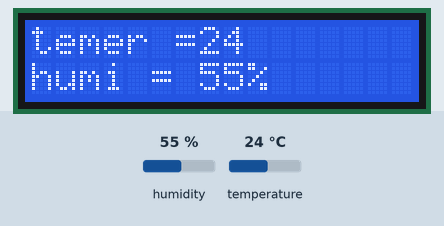
The sketch below on a simulated Arduino Uno, built with avr-gcc and run on an emulated ATmega328P. On the bench: 16×2 character LCD. The test bench sets the inputs (shaded band); at power-on: humidity 55 %, temperature 24 °C. What the sketch prints to the serial monitor is not drawn.

Above: at 1.2 s.
1.3 s: humidity set to 22 %
At 3.1 s:
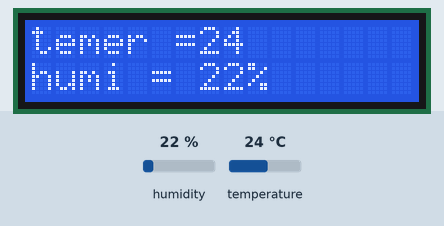
3.5 s: temperature set to 12 °C
At 6.2 s:
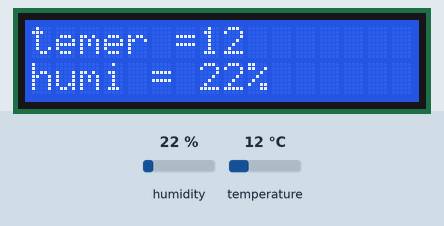
6.5 s: humidity set to 40 %
At 7.9 s:
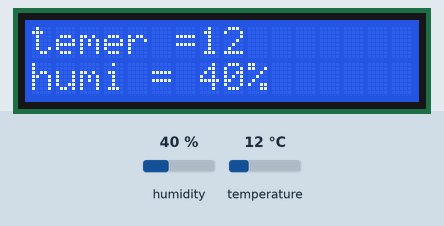
8.7 s: temperature set to 19 °C
At 11.1 s:
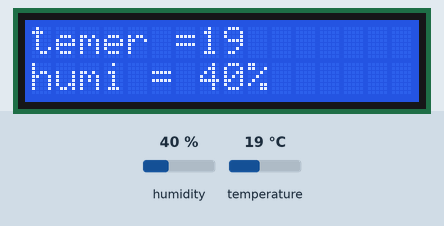
Timing chart, 0 to 12.3 s (numbered marks = the images above; inputs shaded):
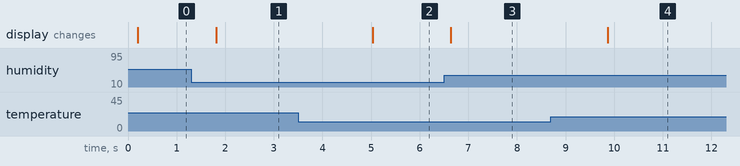

The sketch:

DHT11_LCD.ino
```cpp
#include <SimpleDHT.h>
#include <Wire.h>
#include <LiquidCrystal_I2C.h>
LiquidCrystal_I2C lcd(0x27,16,2);
// for DHT11,
//      VCC: 5V or 3V
//      GND: GND
//      DATA: 2
int pinDHT11 = 2;
SimpleDHT11 dht11(pinDHT11);

void setup() {
  Serial.begin(9600);
  lcd.init();
  // Print a message to the LCD.
  lcd.backlight();
  lcd.setCursor(3,0);
  lcd.print("Hello, world!");
  lcd.setCursor(2,1);
  lcd.print("Ywrobot Arduino!");
}

void loop() {
  // start working...
  Serial.println("=================================");
  Serial.println("Sample DHT11...");

  // read without samples.
  byte temperature = 0;
  byte humidity = 0;
  int err = SimpleDHTErrSuccess;
  if ((err = dht11.read(&temperature, &humidity, NULL)) != SimpleDHTErrSuccess) {
    Serial.print("Read DHT11 failed, err="); Serial.print(SimpleDHTErrCode(err));
    Serial.print(","); Serial.println(SimpleDHTErrDuration(err)); delay(1000);
    return;
  }

  Serial.print("Sample OK: ");
  Serial.print((int)temperature); Serial.print(" *C, ");
  Serial.print((int)humidity); Serial.println(" H");

  lcd.init();
  // Print a message to the LCD.
  lcd.backlight();
  lcd.setCursor(0,0);
  lcd.print("temer = ");
  lcd.setCursor(7,0);
  lcd.print(temperature);
  lcd.setCursor(0,1);
  lcd.print("humi = ");
  lcd.setCursor(7,1);
  lcd.print(humidity);
  lcd.print("%");

  // DHT11 sampling rate is 1HZ.
  delay(1500);
}
```

Measured:
- after the input at 1.3 s, the display: changes after 0.51 s (image 1)
- after the input at 3.5 s, the display: changes after 1.5 s (image 2)
- after the input at 6.5 s, the display: changes after 0.14 s (image 3)
- after the input at 8.7 s, the display: changes after 1.2 s (image 4)
